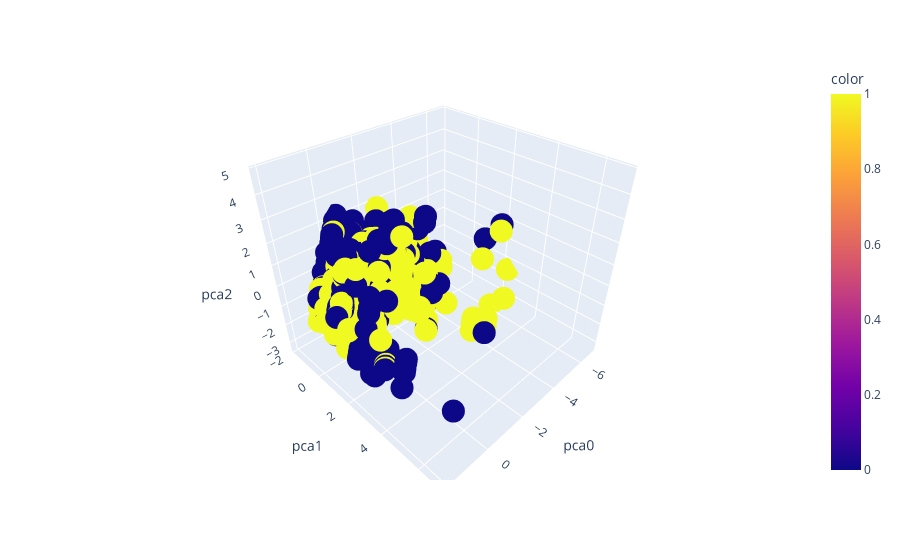

Notebook code cell kept with this figure:
### Code cell
# plot the first 3 components
import plotly.express as px

fig = px.scatter_3d(X_pca, x='pca0', y='pca1', z='pca2', color=df.loc[X_pca.index]['survived'])
fig.show()

### Figure 1 — Plotly figure (JSON) as saved in the notebook; plotly's stock layout.template omitted (floating-point values rounded to 4 significant figures; data arrays with more than 128 entries replaced by an {"elided": "..."} marker saying what was removed)
{"data": [{"hovertemplate": "pca0=%{x}<br>pca1=%{y}<br>pca2=%{z}<br>color=%{marker.color}<extra></extra>", "legendgroup": "", "marker": {"color": {"elided": "1045 int values"}, "coloraxis": "coloraxis", "symbol": "circle"}, "mode": "markers", "name": "", "scene": "scene", "showlegend": false, "type": "scatter3d", "x": {"elided": "1045 float values"}, "y": {"elided": "1045 float values"}, "z": {"elided": "1045 float values"}}], "layout": {"coloraxis": {"colorbar": {"title": {"text": "color"}}, "colorscale": [[0, "#0d0887"], [0.1111, "#46039f"], [0.2222, "#7201a8"], [0.3333, "#9c179e"], [0.4444, "#bd3786"], [0.5556, "#d8576b"], [0.6667, "#ed7953"], [0.7778, "#fb9f3a"], [0.8889, "#fdca26"], [1, "#f0f921"]]}, "legend": {"tracegroupgap": 0}, "margin": {"t": 60}, "scene": {"domain": {"x": [0, 1], "y": [0, 1]}, "xaxis": {"title": {"text": "pca0"}}, "yaxis": {"title": {"text": "pca1"}}, "zaxis": {"title": {"text": "pca2"}}}}}
